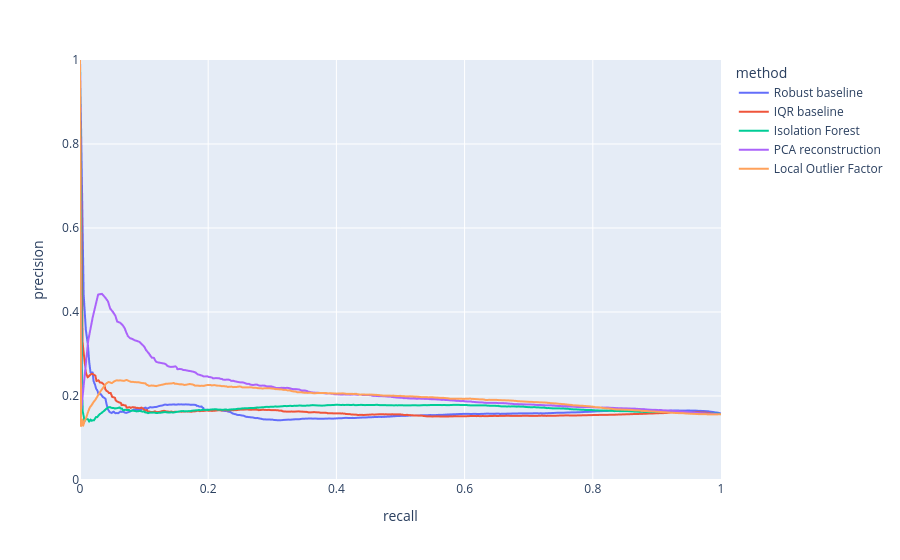

The cell this chart's notebook holds for it:
### Markdown cell above
## Does the score retain precision as recall grows?

### Code cell
curves = pd.read_csv(ROOT/'results/precision_recall_curves.csv')
px.line(curves, x='recall', y='precision', color='method', range_x=[0,1], range_y=[0,1])

### Figure 1 — Plotly figure (JSON) as saved in the notebook; plotly's stock layout.template omitted (floating-point values rounded to 4 significant figures; data arrays with more than 128 entries replaced by an {"elided": "..."} marker saying what was removed)
{"data": [{"hovertemplate": "method=Robust baseline<br>recall=%{x}<br>precision=%{y}<extra></extra>", "legendgroup": "Robust baseline", "line": {"color": "#636efa", "dash": "solid"}, "marker": {"symbol": "circle"}, "mode": "lines", "name": "Robust baseline", "showlegend": true, "type": "scattergl", "x": {"elided": "500 float values"}, "xaxis": "x", "y": {"elided": "500 float values"}, "yaxis": "y"}, {"hovertemplate": "method=IQR baseline<br>recall=%{x}<br>precision=%{y}<extra></extra>", "legendgroup": "IQR baseline", "line": {"color": "#EF553B", "dash": "solid"}, "marker": {"symbol": "circle"}, "mode": "lines", "name": "IQR baseline", "showlegend": true, "type": "scattergl", "x": {"elided": "500 float values"}, "xaxis": "x", "y": {"elided": "500 float values"}, "yaxis": "y"}, {"hovertemplate": "method=Isolation Forest<br>recall=%{x}<br>precision=%{y}<extra></extra>", "legendgroup": "Isolation Forest", "line": {"color": "#00cc96", "dash": "solid"}, "marker": {"symbol": "circle"}, "mode": "lines", "name": "Isolation Forest", "showlegend": true, "type": "scattergl", "x": {"elided": "500 float values"}, "xaxis": "x", "y": {"elided": "500 float values"}, "yaxis": "y"}, {"hovertemplate": "method=PCA reconstruction<br>recall=%{x}<br>precision=%{y}<extra></extra>", "legendgroup": "PCA reconstruction", "line": {"color": "#ab63fa", "dash": "solid"}, "marker": {"symbol": "circle"}, "mode": "lines", "name": "PCA reconstruction", "showlegend": true, "type": "scattergl", "x": {"elided": "500 float values"}, "xaxis": "x", "y": {"elided": "500 float values"}, "yaxis": "y"}, {"hovertemplate": "method=Local Outlier Factor<br>recall=%{x}<br>precision=%{y}<extra></extra>", "legendgroup": "Local Outlier Factor", "line": {"color": "#FFA15A", "dash": "solid"}, "marker": {"symbol": "circle"}, "mode": "lines", "name": "Local Outlier Factor", "showlegend": true, "type": "scattergl", "x": {"elided": "500 float values"}, "xaxis": "x", "y": {"elided": "500 float values"}, "yaxis": "y"}], "layout": {"legend": {"title": {"text": "method"}, "tracegroupgap": 0}, "margin": {"t": 60}, "xaxis": {"anchor": "y", "domain": [0.0, 1.0], "range": [0, 1], "title": {"text": "recall"}}, "yaxis": {"anchor": "x", "domain": [0.0, 1.0], "range": [0, 1], "title": {"text": "precision"}}}}
